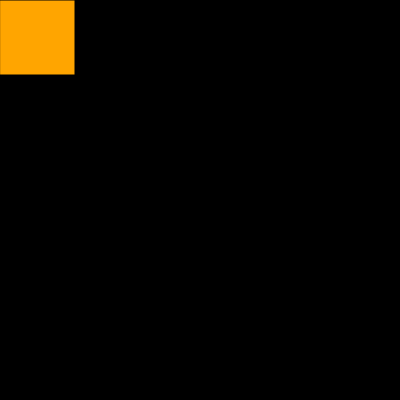
Frame 1 (no input)
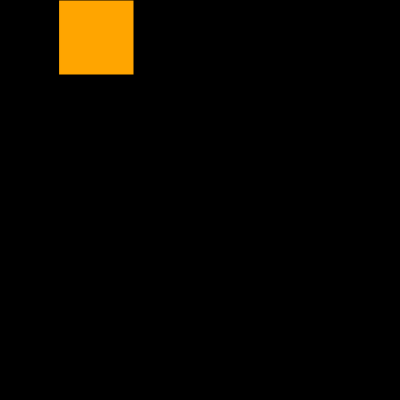
Frame 60 (no input)
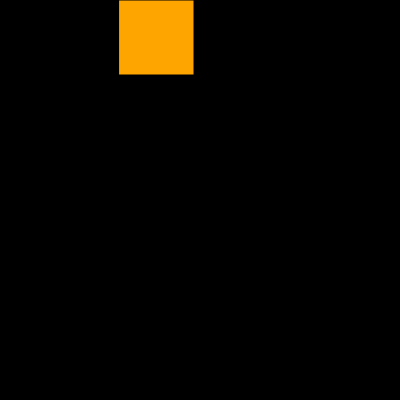
Frame 120 (the mouse pressed at the canvas centre since frame 60)

The p5.js sketch that drew these frames (run headless with seeded random() and noise() and a simulated clock; from frame 60 on, the mouse is pressed at the canvas centre):

// p5.js sketch
// ── sketch.js
let rectX = 0;
let rectWidth = 75;
let clickCount = 0;

function setup() {
  createCanvas(400, 400);
  background(155);
}

function draw() {
  background(0);
  drawShape();
  rectX ++;
  if (rectX > width) {
    noLoop;
    text("Your score was " + clickCount, 100, 300);
  }
}

function mousePressed() {
  if ((mouseX >= rectX && mouseX <= rectX + rectWidth) && (mouseY >= 0 && mouseY <= 75)) {
    clickCount++;
    console.log("hit", clickCount);
  }
 
}

function drawShape() {
  fill("orange")
  rect(rectX, 0, rectWidth, rectWidth);
}
